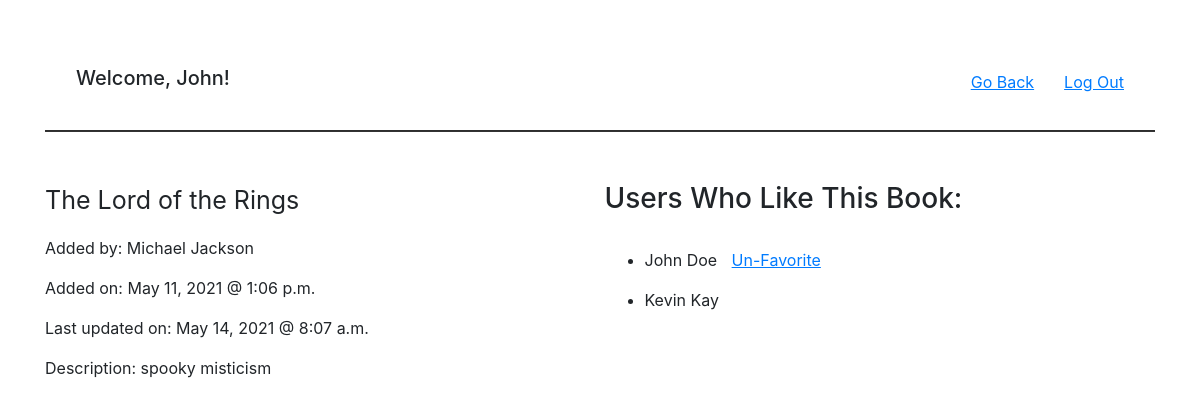
The page /books/2 (signed in) on the database its author committed.
### app/models.py (models this page shows)
class User(models.Model):
    first_name = models.CharField(max_length=100)
    last_name = models.CharField(max_length=100)
    email = models.EmailField(max_length=50)
    password = models.CharField(max_length=255)
    created_at = models.DateTimeField(auto_now_add=True)
    updated_at = models.DateTimeField(auto_now=True)
    objects = UserManager()

class Book(models.Model):
    title = models.CharField(max_length=255)
    desc = models.CharField(max_length=255)
    uploaded_by = models.ForeignKey(User, related_name = "book_uploaded", on_delete=models.CASCADE)
    favorite = models.ManyToManyField(User, related_name = "favorites")
    created_at = models.DateTimeField(auto_now_add=True)
    updated_at = models.DateTimeField(auto_now=True)
    objects = BookManager()

### app/views.py (the view)
# urls.py: path('books/<int:b_id>', views.display_all),
def display_all(request, b_id):
    sessionTest = request.session.get('u_id', 'no u_id')
    if sessionTest == 'no u_id':
        return redirect ("/")
    u_id = request.session["u_id"]
    user = User.objects.get(id=u_id)
    if User.objects.filter(favorites__id__contains=b_id).count() > 0:
        favorite = True
    else:
        favorite = False
    context= {
        "book": Book.objects.get(id=b_id),
        "favorite": favorite,
        "first_name": user.first_name,
        "u_id": u_id
    }
    return render(request, "edit_display.html", context)

### app/templates/edit_display.html (shortened to what this page needs)
{% extends 'base.html' %}
{% block content %}
<nav class="navbar">
    <div class="container-fluid">
        <h2 class="navbar-brand">Welcome, {{ first_name }}!</h2>
        <div class="d-flex">
            <a class="linkUnderline nav_margin" href="/books">Go Back</a>
            <form action="/logout" method="POST">
                <button class="nav-item linkUnderline btnLink">Log Out</button>
            </form>
        </div>
    </div>
</nav>
<hr>
<div class="box d-inline-block box_margin">
    {% if book.uploaded_by.id != u_id %}
        <p class="input_format">{{ book.title }}</p>
        <p>Added by: {{ book.uploaded_by.first_name }} {{ book.uploaded_by.last_name }}</p>
        <p>Added on: {{ book.created_at|date:"M j, Y @ g:i a" }}</p>
        <p>Last updated on: {{ book.updated_at|date:"M j, Y @ g:i a" }}</p>
        <p>Description: {{ book.desc }}</p>
    {% endif %}
</div>
<div class="d-inline-block box_margin">
    <h3>Users Who Like This Book:</h3>
    <br/>
        {% for favorite in book.favorite.all %}
            <ul>
                <li>
                    {{favorite.first_name}} {{favorite.last_name}}
                    <span class="pull-right">
                    {% if favorite.id == u_id %}
                            <form action="/books/unfavor/{{ book.id }}" method="POST">
                                <button class="linkUnderline btnLink" type="submit">Un-Favorite</button>
                            </form>
                    {% endif %}
                    </span>
                </li>
            </ul>
        {% endfor %}
</div>
{% endblock %}

### app/static/style.css (style rules this page uses)
.nav_margin { margin-right: 30px; }
.box { margin-top: 15px; vertical-align: top; width: 50% }
.box_margin { margin-top: 34px; }
.linkUnderline { text-decoration: underline; }
.btnLink { background: none!important; border: none; padding: 0!important; color: #007bff; text-decoration: underline; cursor: pointer; }
.input_format { width: auto; font-size: 25px; }
.pull-right { display: inline-block; padding-left: 10px; }
hr { height: 1px; background-color: #333; }

### rows shown on the page
User: first_name "John", last_name "Doe"
Book: title "The Lord of the Rings", uploaded_by.first_name "Michael", uploaded_by.last_name "Jackson", created_at "May 11, 2021 @ 1:06 p.m.", updated_at "May 14, 2021 @ 8:07 a.m.", desc "spooky misticism"
User: first_name "Kevin", last_name "Kay"
